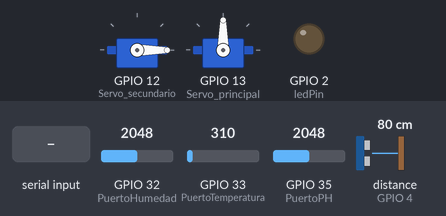
This sketch was run on a simulated ESP32. On the bench: 2 × servo, output pins drawn as LEDs (lit = HIGH). Wiring (inferred from the names in the program): ultrasonic range finder: trigger GPIO 5; echo GPIO 4. Inputs (shaded band) come from the test bench; at power-on: GPIO 32 (PuertoHumedad) = 2048, GPIO 33 (PuertoTemperatura) = 310, GPIO 35 (PuertoPH) = 2048, distance to the obstacle (sensor on GPIO 4) 80 cm. The echo pulse lasts 58.3 µs per cm; nothing arrives over Bluetooth unless stated; pins used as bus, display or sensor lines are not drawn; what the sketch prints to the serial monitor is not drawn.

Above: at 1.2 s.
1.3 s: "H" received over the second serial link
At 2.2 s:
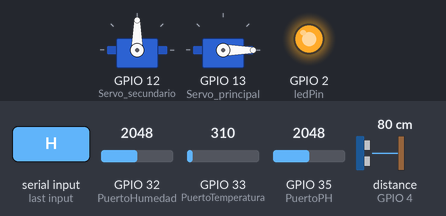
2.8 s: "L" received over the second serial link
At 4.2 s:
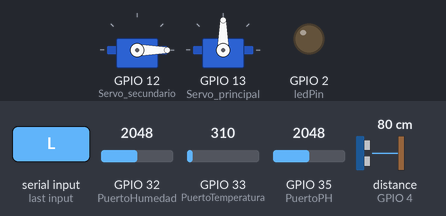
Timing chart, 0 to 5.8 s (numbered marks = the images above; inputs shaded):
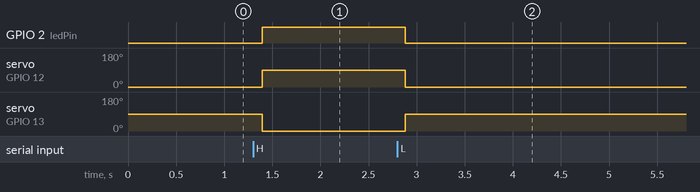

The sketch:

Final_code.ino
```cpp
#include "BluetoothSerial.h"
#include "ESP32Servo.h"

Servo miServo;
Servo miServo2;
String device_name = "ZacBC_ESP32";

// Check if Bluetooth is available
#if !defined(CONFIG_BT_ENABLED) || !defined(CONFIG_BLUEDROID_ENABLED)
#error Bluetooth is not enabled! Please run make menuconfig to and enable it
#endif

// Check Serial Port Profile
#if !defined(CONFIG_BT_SPP_ENABLED)
#error Serial Port Profile for Bluetooth is not available or not enabled. It is only available for the ESP32 chip.
#endif

BluetoothSerial SerialBT;

// Puertos del ESP32
const int PuertoTemperatura = 33;
const int PuertoHumedad = 32;
const int PuertoPH = 35;
// LED Indicador
const int ledPin = 2;
// Puertos Servos
const int Servo_principal = 13;
const int Servo_secundario = 12;
// Puerto Ultrasonico
const int trigPin = 5;
const int echoPin = 4;

// Variables de almacenamiento
int temperatura = 0;
int humedad = 0;
int ph = 0;
long duracion;
int distancia;


void setup() {
    // LED indicador
    pinMode(ledPin, OUTPUT);
    // Baudios de la comunicación serial
    Serial.begin(115200);
    //Configuracion Servos
    miServo2.attach(Servo_secundario);
    miServo2.write(0);
    miServo.attach(Servo_principal);
    miServo.write(90);
    // Configura los pines como salida (Trig) y entrada (Echo)
    pinMode(trigPin, OUTPUT);
    pinMode(echoPin, INPUT);

    //Configuracion de bluetooth
    SerialBT.begin(device_name);
    Serial.println("Puedes conectarte a: " + device_name);
    // Espera hasta que se conecte al Dispositibo bluetooth
    Serial.println("Esperando conexión Bluetooth...");
    while (!SerialBT.connected()) {
        delay(500);
        Serial.print(".");
    }
    Serial.println("\nDispositivo Bluetooth conectado!");
}

void loop() {
    // Limpia el pin Trig poniéndolo en LOW por un corto tiempo
    digitalWrite(trigPin, LOW);
    delayMicroseconds(2);


    // Leer valores de los sensores
    temperatura = analogRead(PuertoTemperatura);
    humedad = analogRead(PuertoHumedad);
    ph = analogRead(PuertoPH);


    // Envía un pulso de 10 microsegundos al pin Trig
    digitalWrite(trigPin, HIGH);
    delayMicroseconds(10);
    digitalWrite(trigPin, LOW);

    // Mide la duración del pulso en el pin Echo
    duracion = pulseIn(echoPin, HIGH);

    // Calcula la distancia en centímetros (la velocidad del sonido es aproximadamente 343 m/s o 0.0343 cm/microsegundo)
    // Dividimos entre 2 porque el sonido viaja hasta el objeto y regresa
    distancia = duracion * 0.0343 / 2;

    // Normalización de valores (puedes ajustarlo según tu calibración)
    float temperaturaReal = (temperatura / 4095.0) * 100.0;
    float humedadReal = (humedad / 4095.0) * 100.0;
    float phReal = (ph / 4095.0) * 14.0;

    // Crear un mensaje JSON con los datos
    String mensaje = "{";
    mensaje += "\"Temperatura\":" + String(temperaturaReal) + ",";
    mensaje += "\"Humedad\":" + String(humedadReal) + ",";
    mensaje += "\"PH\":" + String(phReal);
    mensaje += "\"Distancia\":"+ String(distancia);
    mensaje += "}";

    // Enviar el mensaje JSON a través de Bluetooth en cada ciclo
    Serial.println(mensaje);
    SerialBT.write((uint8_t*)mensaje.c_str(), mensaje.length());


    // Pasar datos desde Bluetooth al monitor serial
    if (SerialBT.available()) {
        char Entrada = SerialBT.read(); // Declaración de la variable 'Entrada' como char
        Serial.write(Entrada);
        if (Entrada == 'H'){
            digitalWrite(ledPin, HIGH);
            miServo.write(0);
            miServo2.write(90);
        } else if(Entrada == 'L'){
            digitalWrite(ledPin, LOW);
            miServo.write(90);
            miServo2.write(0);
        }
    }
    if (Serial.available()) {
        SerialBT.write(Serial.read());
    }
    delay(100); // Pequeña pausa para no saturar
}
```

Measured:
- after the input at 1.3 s, GPIO 2 (ledPin): LOW → HIGH after 0.09 s; servo on GPIO 12 (Servo_secundario): 0° → 90° after 0.09 s; servo on GPIO 13 (Servo_principal): 90° → 0° after 0.09 s
- after the input at 2.8 s, GPIO 2 (ledPin): HIGH → LOW after 0.08 s; servo on GPIO 12 (Servo_secundario): 90° → 0° after 0.08 s; servo on GPIO 13 (Servo_principal): 0° → 90° after 0.08 s
